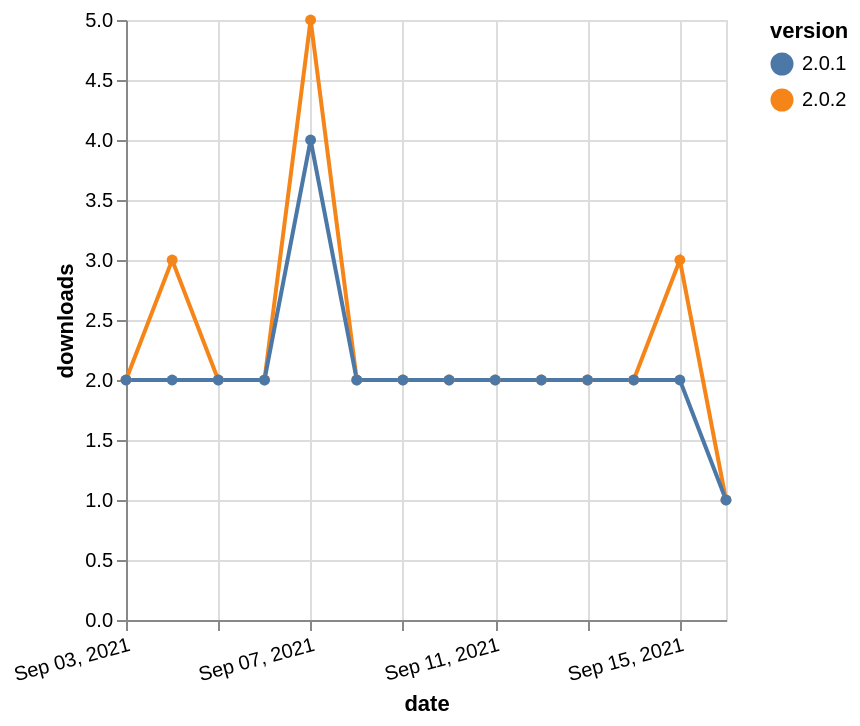

Describe this chart as a Vega-Lite specification.
### Vega-Lite specification from a JSON file in a GitHub repository (floating-point values rounded to 4 significant figures)
{"$schema": "https://vega.github.io/schema/vega-lite/v5.json", "description": "A simple bar chart with embedded data.", "data": {"values": [{"date": "2021-09-03", "total": 3996, "delta": 2, "version": "2.0.2"}, {"date": "2021-09-04", "total": 3999, "delta": 3, "version": "2.0.2"}, {"date": "2021-09-05", "total": 4001, "delta": 2, "version": "2.0.2"}, {"date": "2021-09-06", "total": 4003, "delta": 2, "version": "2.0.2"}, {"date": "2021-09-07", "total": 4008, "delta": 5, "version": "2.0.2"}, {"date": "2021-09-08", "total": 4010, "delta": 2, "version": "2.0.2"}, {"date": "2021-09-09", "total": 4012, "delta": 2, "version": "2.0.2"}, {"date": "2021-09-10", "total": 4014, "delta": 2, "version": "2.0.2"}, {"date": "2021-09-11", "total": 4016, "delta": 2, "version": "2.0.2"}, {"date": "2021-09-12", "total": 4018, "delta": 2, "version": "2.0.2"}, {"date": "2021-09-13", "total": 4020, "delta": 2, "version": "2.0.2"}, {"date": "2021-09-14", "total": 4022, "delta": 2, "version": "2.0.2"}, {"date": "2021-09-15", "total": 4025, "delta": 3, "version": "2.0.2"}, {"date": "2021-09-16", "total": 4026, "delta": 1, "version": "2.0.2"}, {"date": "2021-09-03", "total": 3390, "delta": 2, "version": "2.0.1"}, {"date": "2021-09-04", "total": 3392, "delta": 2, "version": "2.0.1"}, {"date": "2021-09-05", "total": 3394, "delta": 2, "version": "2.0.1"}, {"date": "2021-09-06", "total": 3396, "delta": 2, "version": "2.0.1"}, {"date": "2021-09-07", "total": 3400, "delta": 4, "version": "2.0.1"}, {"date": "2021-09-08", "total": 3402, "delta": 2, "version": "2.0.1"}, {"date": "2021-09-09", "total": 3404, "delta": 2, "version": "2.0.1"}, {"date": "2021-09-10", "total": 3406, "delta": 2, "version": "2.0.1"}, {"date": "2021-09-11", "total": 3408, "delta": 2, "version": "2.0.1"}, {"date": "2021-09-12", "total": 3410, "delta": 2, "version": "2.0.1"}, {"date": "2021-09-13", "total": 3412, "delta": 2, "version": "2.0.1"}, {"date": "2021-09-14", "total": 3414, "delta": 2, "version": "2.0.1"}, {"date": "2021-09-15", "total": 3416, "delta": 2, "version": "2.0.1"}, {"date": "2021-09-16", "total": 3417, "delta": 1, "version": "2.0.1"}]}, "width": "container", "mark": {"type": "line", "point": {"filled": true}}, "encoding": {"x": {"field": "date", "type": "temporal", "timeUnit": "yearmonthdate", "title": "date", "axis": {"labelAngle": -15}}, "y": {"field": "delta", "type": "quantitative", "title": "downloads"}, "color": {"field": "version", "type": "nominal"}, "tooltip": {"field": "delta"}}}
